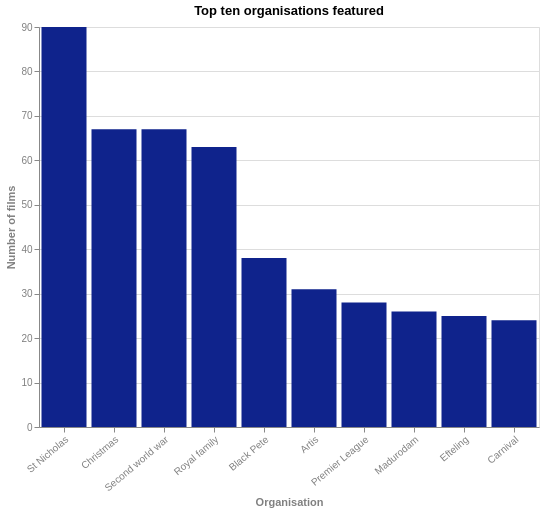

Express this chart as Vega-Lite.
### Vega-Lite specification from a JSON file in a GitHub repository (floating-point values rounded to 4 significant figures)
{"$schema": "https://vega.github.io/schema/vega-lite/v5.json", "title": "Top ten organisations featured", "description": "Distribution of films over the top ten organisations featured (excluding organisations that are a time indication)", "width": 500, "height": 400, "data": {"values": [{"Organisation": "St Nicholas", "Number of films": 90}, {"Organisation": "Christmas", "Number of films": 67}, {"Organisation": "Second world war", "Number of films": 67}, {"Organisation": "Royal family", "Number of films": 63}, {"Organisation": "Black Pete", "Number of films": 38}, {"Organisation": "Artis", "Number of films": 31}, {"Organisation": "Premier League", "Number of films": 28}, {"Organisation": "Madurodam", "Number of films": 26}, {"Organisation": "Efteling", "Number of films": 25}, {"Organisation": "Carnival", "Number of films": 24}]}, "mark": {"type": "bar", "binSpacing": 1, "tooltip": true}, "encoding": {"x": {"field": "Organisation", "type": "nominal", "title": "Organisation", "sort": "-y"}, "y": {"field": "Number of films", "type": "quantitative", "title": "Number of films"}, "color": {"value": "#0F238C"}}, "config": {"countTitle": "Count", "axisX": {"labelAngle": -40, "titleColor": "grey", "labelColor": "grey"}, "axisY": {"titleColor": "grey", "labelColor": "grey"}}}
